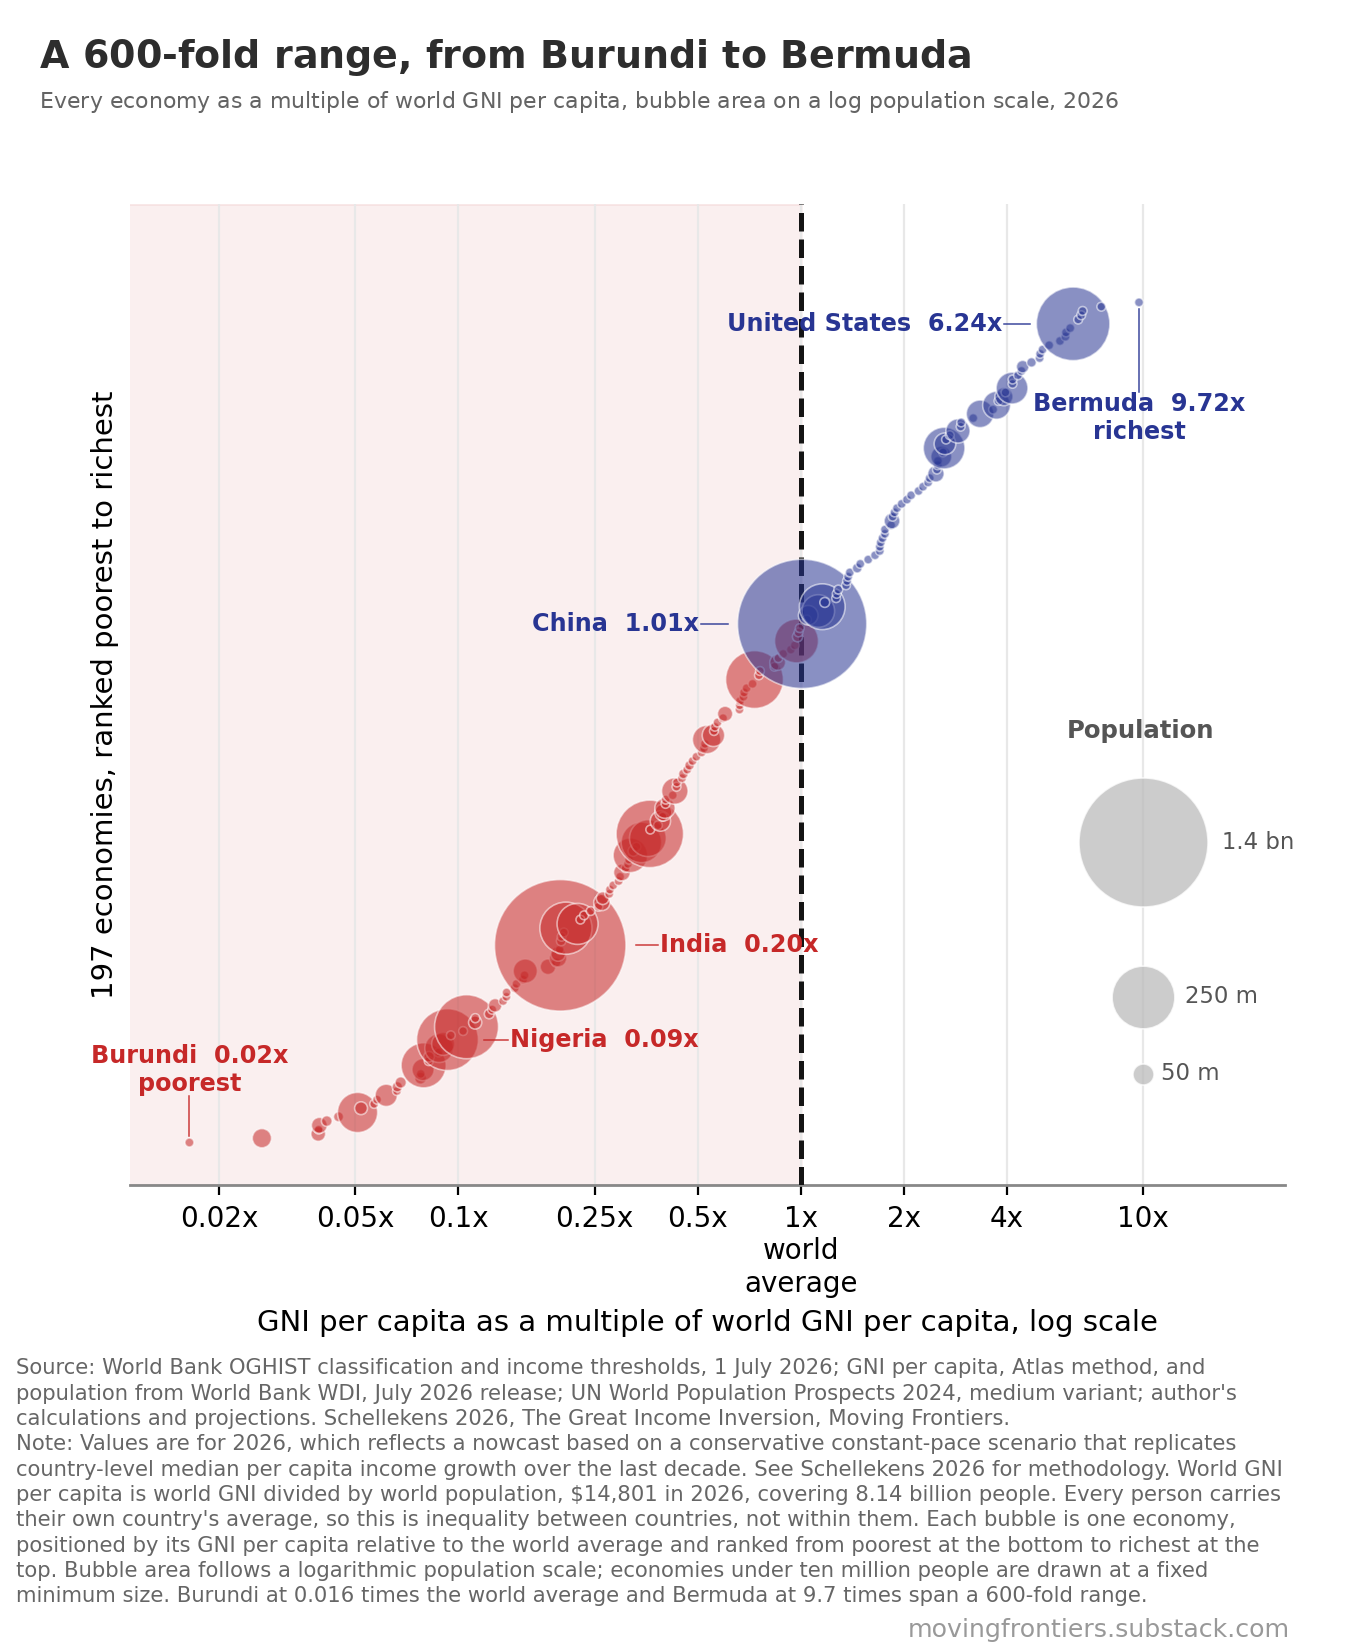

Here is the Python script that generated this plot:
"""Chart 5: every economy as a multiple of the world average.

Self-sufficient: the data this chart consumes are embedded below, frozen at the
July 2026 vintage. No external files, downloads or network access. Writes the png
of the same name. Run from any directory:
  python3 chart-5-economies-by-multiple-of-world-average-build.py
Requires Python 3 with numpy, matplotlib and Pillow.
"""
# ------------------------------------------------------------------ provenance
# Embedded data, frozen 29 August 2026 from the chart csv of the replication
# bundle for "If the World Were a Country, It Would Be a Very Strange One"
# (https://movingfrontiers.substack.com/p/the-world-turns-rich-this-year).
# Upstream sources: World Bank OGHIST classification and income thresholds,
# release of 1 July 2026; World Bank WDI, GNI per capita, Atlas method
# (NY.GNP.PCAP.CD) and population (SP.POP.TOTL), July 2026 release; UN World
# Population Prospects 2024, medium variant.
# Values for 2026 onward are not raw source data: they are the author's
# nowcast and projection (conservative constant-pace scenario), carried from
# the projection workbook into the bundle csv and frozen here.
# Do not replace the embedded table with a live download or API call: the
# output is pinned to this vintage and must keep running offline.
# The shared helper functions and the caption texts are duplicated verbatim
# across the five chart scripts of this folder; the duplication is deliberate
# so each file stays single-file self-sufficient.
# The caption's world GNI per capita of $14,801 is derived upstream and cannot
# be recomputed from the ratios embedded here; the 8.14 billion population
# total can be, and is asserted below.
import os
import numpy as np
import matplotlib; matplotlib.use('Agg')
import matplotlib.pyplot as plt
from PIL import Image, ImageDraw, ImageFont

RED='#C62828'; AMBER='#F9A825'; AMBERTXT='#B8860B'; INDIGO='#283593'; INK='#141414'

SRC=("Source: World Bank OGHIST classification and income thresholds, 1 July 2026; GNI per capita, Atlas method, and population from "
"World Bank WDI, July 2026 release; UN World Population Prospects 2024, medium variant; author's calculations and projections. "
"Schellekens 2026, The Great Income Inversion, Moving Frontiers." + chr(10))
PROJ=("Note: Values are for 2026, which reflects a nowcast based on a conservative constant-pace scenario that replicates country-level "
"median per capita income growth over the last decade. See Schellekens 2026 for methodology. ")
CAVEAT=("World GNI per capita is world GNI divided by world population, $14,801 in 2026, covering 8.14 billion people. Every person "
"carries their own country's average, so this is inequality between countries, not within them. ")

def frame(figsize):
    plt.rcParams.update({'font.family':'DejaVu Sans','font.size':13,'axes.edgecolor':'#888',
     'axes.linewidth':1.0,'figure.facecolor':'white','xtick.labelsize':10,'ytick.labelsize':10})
    fig,ax=plt.subplots(figsize=figsize,dpi=200)
    ax.grid(axis='y',color='#E8E8E8',lw=0.8,zorder=0); ax.set_axisbelow(True)
    ax.spines['top'].set_visible(False); ax.spines['right'].set_visible(False)
    return fig,ax

# ---------------------------------------------------------------- shared helpers
def caption(fig, ax, cap, fs, url_on_last_line, gap_lines=2.0, use_xlabel=False):
    """Moving Frontiers caption block. The watermark either sits on the baseline of
    the last note line, or on its own line below it."""
    fig.canvas.draw(); r=fig.canvas.get_renderer()
    Wpx=fig.get_figwidth()*fig.dpi
    bots=[t.get_window_extent(r).y0 for t in ax.get_xticklabels() if t.get_text()]
    if use_xlabel and ax.xaxis.label.get_text():
        bots.append(ax.xaxis.label.get_window_extent(r).y0)
    xb=fig.transFigure.inverted().transform((0,min(bots)))[1]
    for lg in fig.legends:
        lb=lg.get_window_extent(r).transformed(fig.transFigure.inverted())
        if lb.y1<xb: xb=min(xb,lb.y0)
    LH=fs*1.2/(72*fig.get_figheight())
    pr=fig.text(0,0,'0',fontsize=fs); fig.canvas.draw()
    CW=pr.get_window_extent(fig.canvas.get_renderer()).width/Wpx; pr.remove()
    def w(t,size=fs):
        tt=fig.text(0,0,t,fontsize=size); fig.canvas.draw()
        v=tt.get_window_extent(fig.canvas.get_renderer()).width/Wpx; tt.remove(); return v
    URL='movingfrontiers.substack.com'; UFS=fs*1.2
    x0=0.012; right=1.0-70.0/Wpx
    full=right-x0
    lastmax=right-w(URL,UFS)-2.0*CW-x0 if url_on_last_line else full
    lines=[]
    for para in cap.split(chr(10)):
        cur=''
        for word in para.split():
            z=(cur+' '+word).strip()
            if w(z)<=full or not cur: cur=z
            else: lines.append(cur); cur=word
        lines.append(cur)
    if url_on_last_line:
        for _ in range(400):
            if w(lines[-1])>lastmax and ' ' in lines[-1]:
                h,_,t=lines[-1].rpartition(' '); lines[-1]=h; lines.append(t); continue
            if len(lines)>=2 and w(lines[-2])>lastmax and ' ' in lines[-2]:
                h,_,t=lines[-2].rpartition(' ')
                lines[-2]=h; lines[-1]=(t+' '+lines[-1]).strip(); continue
            break
        if len(lines)>=2:
            while ' ' in lines[-2]:
                h,_,t=lines[-2].rpartition(' ')
                cand=(t+' '+lines[-1]).strip()
                if w(cand)>lastmax: break
                if abs(w(cand)-w(h))>=abs(w(lines[-1])-w(lines[-2])): break
                lines[-2]=h; lines[-1]=cand
    top=xb-gap_lines*LH
    objs=[fig.text(x0,top-i*LH,ln,fontsize=fs,color='#666',va='top') for i,ln in enumerate(lines)]
    fig.canvas.draw(); r2=fig.canvas.get_renderer()
    lb=objs[-1].get_window_extent(r2).transformed(fig.transFigure.inverted())
    if url_on_last_line:
        fig.text(right,lb.y0,URL,ha='right',va='bottom',fontsize=UFS,color='#999')
        assert lb.y0>0.004,'caption runs off the canvas'
    else:
        fig.text(right,lb.y0-0.45*LH,URL,ha='right',va='top',fontsize=UFS,color='#999')
        assert lb.y0-0.45*LH>0.004,'caption runs off the canvas'
    print('  caption %d lines'%len(lines))

def title_band(path, title, sub, title_frac, sub_frac):
    """Composite the title and subtitle above the rendered figure with PIL, after
    cropping the figure to its ink, so a two-line title never squeezes the plot."""
    _ttf=os.path.join(matplotlib.get_data_path(),'fonts','ttf')
    FB=os.path.join(_ttf,'DejaVuSans-Bold.ttf')
    FR=os.path.join(_ttf,'DejaVuSans.ttf')
    if not os.path.isfile(FB): FB='/usr/share/fonts/truetype/dejavu/DejaVuSans-Bold.ttf'
    if not os.path.isfile(FR): FR='/usr/share/fonts/truetype/dejavu/DejaVuSans.ttf'
    assert os.path.isfile(FB) and os.path.isfile(FR), 'DejaVu Sans fonts not found in the matplotlib bundle or the system path'
    im=Image.open(path).convert('RGB')
    a=np.array(im.convert('L')); rr=np.where((a<250).sum(axis=1)>0)[0]
    im=im.crop((0,0,im.size[0],min(im.size[1],int(rr.max())+10)))
    W,H=im.size
    fs=int(W*title_frac); f1=ImageFont.truetype(FB,fs)
    fss=int(W*sub_frac);  f2=ImageFont.truetype(FR,fss)
    dd=ImageDraw.Draw(im); M=int(W*0.03); LIM=W-2*M
    def wrap(t,f):
        o=[];cur=''
        for x in t.split():
            z=(cur+' '+x).strip()
            if dd.textlength(z,font=f)<=LIM: cur=z
            else: o.append(cur); cur=x
        o.append(cur); return o
    tl=wrap(title,f1); sl=wrap(sub,f2)
    lh=int(fs*1.25); lhs=int(fss*1.35)
    bh=int(fs*0.85)+lh*len(tl)+int(fss*0.55)+lhs*len(sl)+int(fs*0.22)
    cv=Image.new('RGB',(W,H+bh),'white'); cv.paste(im,(0,bh))
    dr=ImageDraw.Draw(cv); y=int(fs*0.85)
    for ln in tl: dr.text((M,y),ln,font=f1,fill=(45,45,45)); y+=lh
    y+=int(fss*0.4)
    for ln in sl: dr.text((M,y),ln,font=f2,fill=(100,100,100)); y+=lhs
    cv.save(path,optimize=True)
    print('  wrote %s  %dx%d'%(path,cv.size[0],cv.size[1]))

# --------------------------------------------- embedded data (see provenance)
DATA=(  # (economy, ratio_to_world_average, population_millions), csv row order = rank poorest to richest,
       # on which np.argsort ties and the name-index lookups depend
('Burundi',0.0164,14.729),
('Afghanistan',0.0267,45.047),
('Madagascar',0.039,33.522),
('Central African Republic',0.0391,5.699),
('Mozambique',0.0393,36.64),
('Malawi',0.0413,22.786),
('Somalia, Fed. Rep.',0.0447,20.306),
('Congo, Dem. Rep.',0.0508,116.452),
('Niger',0.052,28.815),
('Sierra Leone',0.0568,8.997),
('Liberia',0.0579,5.854),
('Sudan',0.0616,53.283),
('Gambia, The',0.0662,2.884),
('Chad',0.0664,21.56),
('Burkina Faso',0.0679,24.602),
('Mali',0.0776,25.932),
('Guinea-Bissau',0.0777,2.298),
('Uganda',0.0789,52.761),
('Ethiopia',0.0792,138.902),
('Rwanda',0.082,14.89),
('Zambia',0.0821,22.522),
('Lesotho',0.0876,2.389),
('Tanzania',0.0879,72.564),
('Myanmar',0.0903,55.185),
('Nigeria',0.093,242.432),
('Togo',0.0951,8.777),
('Timor-Leste',0.1033,1.437),
('Pakistan',0.1057,259.3),
('Nepal',0.112,29.629),
('Benin',0.1121,15.17),
('Senegal',0.1231,19.367),
('Guinea',0.1256,15.442),
('Cameroon',0.1281,30.641),
('Comoros',0.1352,0.899),
('Solomon Islands',0.1382,0.858),
('Haiti',0.1384,12.038),
('Tajikistan',0.1461,10.979),
('Lao PDR',0.1479,7.974),
('Mauritania',0.1546,5.461),
('Congo, Rep.',0.1561,6.638),
('Kenya',0.1569,58.636),
('Ghana',0.1828,35.698),
('Zimbabwe',0.1931,17.274),
('Angola',0.1956,40.215),
("Côte d'Ivoire",0.1957,33.494),
('Papua New Guinea',0.1977,10.948),
('India',0.1985,1476.626),
('Cambodia',0.1997,18.051),
('Nicaragua',0.2003,7.097),
('Kyrgyz Republic',0.2033,7.449),
('Bangladesh',0.2062,177.818),
('Egypt, Arab Rep.',0.223,120.101),
('West Bank and Gaza',0.2273,5.514),
('Honduras',0.233,11.185),
('Lebanon',0.2435,5.897),
('Eswatini',0.2565,1.27),
('Uzbekistan',0.2626,37.724),
('Venezuela, RB',0.264,28.634),
('São Tomé and Príncipe',0.2759,0.245),
('Kiribati',0.2772,0.138),
('Djibouti',0.2834,1.199),
('Tunisia',0.2941,12.415),
('Namibia',0.2969,3.153),
('Morocco',0.3006,38.762),
('Bhutan',0.308,0.802),
('Vanuatu',0.313,0.343),
('Bolivia',0.3154,12.749),
('Iran, Islamic Rep.',0.3181,93.168),
('Sri Lanka',0.3244,21.867),
('Micronesia, Fed. Sts.',0.3313,0.114),
('Philippines',0.3426,117.724),
('Viet Nam',0.3578,102.177),
('Indonesia',0.3625,287.887),
('Jordan',0.3636,11.59),
('El Salvador',0.3829,6.391),
('Iraq',0.3892,48.007),
('Samoa',0.3949,0.221),
('Ukraine',0.397,39.536),
('Algeria',0.4015,48.028),
('Equatorial Guinea',0.4029,1.984),
('Cabo Verde',0.4034,0.53),
('Suriname',0.4229,0.645),
('South Africa',0.4289,65.453),
('Turkmenistan',0.4337,7.737),
('Fiji',0.4348,0.937),
('Mongolia',0.4502,3.609),
('Guatemala',0.4544,18.968),
('Paraguay',0.4663,7.095),
('Ecuador',0.4735,18.445),
('Tonga',0.4832,0.103),
('Libya',0.4959,7.54),
('Botswana',0.5139,2.603),
('Azerbaijan',0.5218,10.303),
('Belize',0.5252,0.429),
('Thailand',0.5311,71.56),
('Colombia',0.5561,53.936),
('Jamaica',0.5579,2.833),
('Gabon',0.5613,2.647),
('Kosovo',0.5715,1.57),
('Moldova',0.5932,2.333),
('Peru',0.6014,34.922),
('Georgia',0.6625,3.934),
('Belarus',0.6636,9.025),
('Armenia',0.6647,3.064),
('North Macedonia',0.6805,1.811),
('Tuvalu',0.6834,0.009),
('Marshall Islands',0.6951,0.035),
('Bosnia and Herzegovina',0.7234,3.114),
('Brazil',0.733,213.563),
('Dominican Republic',0.7551,11.61),
('Dominica',0.7602,0.066),
('Grenada',0.8382,0.117),
('Malaysia',0.8563,36.385),
('St. Vincent and the Grenadines',0.8604,0.099),
('Albania',0.8887,2.332),
('Maldives',0.9362,0.532),
('St. Lucia',0.9611,0.18),
('Mexico',0.972,132.998),
('Kazakhstan',0.9788,21.084),
('Mauritius',0.9853,1.241),
('Serbia',0.9934,6.503),
('China',1.0096,1403.424),
('Montenegro',1.0427,0.617),
('Argentina',1.0515,46.004),
('Türkiye',1.1255,86.114),
('Russian Federation',1.1556,142.912),
('Chile',1.1754,19.946),
('Trinidad and Tobago',1.2689,1.37),
('Costa Rica',1.2737,5.175),
('Bulgaria',1.2874,6.388),
('Panama',1.3562,4.626),
('Oman',1.3654,5.671),
('Seychelles',1.3756,0.125),
('Palau',1.391,0.018),
('Romania',1.4619,18.912),
('Nauru',1.4926,0.012),
('Curaçao',1.5742,0.156),
('French Polynesia',1.6485,0.283),
('Hungary',1.7016,9.468),
('Uruguay',1.702,3.383),
('Antigua and Barbuda',1.7128,0.095),
('St. Kitts and Nevis',1.7333,0.047),
('Latvia',1.7613,1.83),
('Greece',1.7618,10.37),
('Croatia',1.8362,3.85),
('Poland',1.8478,36.151),
('Slovak Republic',1.855,5.391),
('Barbados',1.879,0.283),
('Puerto Rico (U.S.)',1.9106,3.172),
('Bahrain',1.972,1.632),
('Guyana',2.0435,0.841),
('Portugal',2.1007,10.788),
('Lithuania',2.2084,2.855),
('Estonia',2.2764,1.353),
('Czechia',2.3559,10.803),
('Brunei Darussalam',2.3797,0.47),
('Saudi Arabia',2.482,37.615),
('Aruba',2.4988,0.109),
('Slovenia',2.5116,2.128),
('Cyprus',2.5148,1.382),
('Spain',2.5733,49.315),
('Bahamas, The',2.604,0.405),
('Japan',2.6226,122.69),
('Korea, Rep.',2.6376,51.618),
('Turks and Caicos Islands',2.656,0.047),
('Sint Maarten (Dutch part)',2.7241,0.044),
('Italy',2.8784,58.696),
('Kuwait',2.9306,4.94),
('Malta',2.9419,0.584),
('New Zealand',3.1896,5.361),
('France',3.3404,68.819),
('United Arab Emirates',3.6447,11.745),
('United Kingdom',3.7314,69.867),
('Finland',3.7806,5.645),
('Canada',3.9209,42.006),
('Israel',3.9622,10.262),
('Germany',4.1412,83.063),
('Austria',4.1545,9.202),
('Belgium',4.1553,11.958),
('Sweden',4.3101,10.641),
('Hong Kong SAR, China',4.4121,7.481),
('Australia',4.448,27.873),
('Netherlands',4.7209,18.188),
('Macao SAR, China',4.9838,0.687),
('Faeroe Islands',5.0016,0.055),
('Qatar',5.0844,3.027),
('Denmark',5.3141,6.03),
('Singapore',5.7159,6.148),
('Cayman Islands',5.9315,0.077),
('Isle of Man',5.9531,0.084),
('Ireland',6.1234,5.535),
('United States',6.2445,343.517),
('Iceland',6.46,0.396),
('Luxembourg',6.5909,0.694),
('Norway',6.6563,5.641),
('Switzerland',7.5469,9.133),
('Bermuda',9.7232,0.064),
)
nm=[t[0] for t in DATA]
r_=np.array([t[1] for t in DATA])
pop=np.array([t[2] for t in DATA])
o=np.argsort(r_)
assert len(DATA)==197, 'y-axis label: "197 economies, ranked poorest to richest"'
_bur=r_[nm.index('Burundi')]; _ber=r_[nm.index('Bermuda')]
assert round(float(_bur),3)==0.016, 'caption: "Burundi at 0.016 times the world average"'
assert round(float(_ber),1)==9.7, 'caption: "Bermuda at 9.7 times"'
assert round(float(_ber/_bur),-2)==600, 'title and caption: "A 600-fold range, from Burundi to Bermuda"'
assert round(float(pop.sum())/1000,2)==8.14, 'caption: "covering 8.14 billion people"'
XM=np.log10(1450)-1.0
def area(pm):
    if pm<10: return 10.0
    return 10+((np.log10(pm)-1.0)/XM)**3.4*2200
r=r_
fig,ax=frame((6.8,8.6))
fig.tight_layout(rect=[0.02,0.335,0.99,0.985])
ax.axvspan(1e-3,1,color=RED,alpha=0.07,zorder=0)
ax.axvline(1,ls='--',lw=1.8,color=INK,zorder=4)
yv=np.arange(len(o))
sz=np.array([area(p) for p in pop[o]])
col=[RED if x<1 else INDIGO for x in r[o]]
ax.scatter(r[o],yv,s=sz,c=col,alpha=0.55,edgecolors='white',linewidths=0.6,zorder=5)
ax.set_xscale('log'); ax.set_xlim(0.011,26); ax.set_ylim(-10,len(o)+22)
ax.set_yticks([])
ticks=[0.02,0.05,0.1,0.25,0.5,1,2,4,10]
ax.set_xticks(ticks); ax.set_xticklabels(['0.02x','0.05x','0.1x','0.25x','0.5x','1x'+chr(10)+'world'+chr(10)+'average','2x','4x','10x'])
ax.minorticks_off()
ax.grid(axis='x',color='#E8E8E8',lw=0.8,zorder=0); ax.grid(axis='y',visible=False)
ax.spines['left'].set_visible(False)
fig.canvas.draw(); REN=fig.canvas.get_renderer()
CX,CY=ax.transData.transform(np.column_stack([r[o],yv])).T
RAD=np.sqrt(sz/np.pi)*fig.dpi/72.0
placed=[]
def clear(bb,skip_row):
    for i,(cx,cy,rad) in enumerate(zip(CX,CY,RAD)):
        if i==skip_row: continue
        nx=min(max(cx,bb.x0),bb.x1); ny=min(max(cy,bb.y0),bb.y1)
        if (nx-cx)**2+(ny-cy)**2 < (rad+2.0)**2: return False
    for pb in placed:
        if bb.x0<pb.x1+3 and pb.x0<bb.x1+3 and bb.y0<pb.y1+3 and pb.y0<bb.y1+3: return False
    ab=ax.get_window_extent(REN)
    if bb.x0<ab.x0+2 or bb.x1>ab.x1-2 or bb.y0<ab.y0+2 or bb.y1>ab.y1-2: return False
    return True
def lbl(name,prefer='left',fixed=None,vert=False,two=False):
    i=[k for k,x in enumerate(nm) if x==name]
    if not i: return
    i=i[0]; row=list(o).index(i)
    txt='%s  %.2fx'%(name,r[i])
    if two: txt='%s  %.2fx'%(name,r[i])+chr(10)+('poorest' if r[i]<1 else 'richest')
    c=RED if r[i]<1 else INDIGO
    inv=ax.transData.inverted()
    if fixed is not None:
        ha,dx,dy=fixed
        t=ax.text(r[i]*dx,row+dy,txt,fontsize=8.6,fontweight='bold',color=c,ha=ha,va='center',zorder=10)
        fig.canvas.draw(); bb=t.get_window_extent(REN); placed.append(bb)
        cx,cy,rad=CX[row],CY[row],RAD[row]
        if vert:
            lx=(bb.x0+bb.x1)/2; ye=bb.y1 if dy<0 else bb.y0
            (a0,b0)=inv.transform((lx,cy-rad-1.5 if dy<0 else cy+rad+1.5)); (a1,b1)=inv.transform((lx,ye))
            ax.plot([a0,a1],[b0,b1],color=c,lw=0.55,alpha=0.9,zorder=8)
        else:
            px=min(max(cx,bb.x0),bb.x1); py=min(max(cy,bb.y0),bb.y1)
            d=np.hypot(px-cx,py-cy)
            if d>rad+3:
                ux,uy=(px-cx)/d,(py-cy)/d
                (a0,b0)=inv.transform((cx+ux*(rad+1.5),cy+uy*(rad+1.5)))
                (a1,b1)=inv.transform((px-ux*1.5,py-uy*1.5))
                ax.plot([a0,a1],[b0,b1],color=c,lw=0.55,alpha=0.9,zorder=8)
        return
    sides=[('right',0.62),('left',1.6),('right',0.42),('left',2.3),('right',0.30),('left',3.2)]
    if prefer=='right': sides=[s for s in sides if s[0]=='left']+[s for s in sides if s[0]=='right']
    best=None
    for dy in (0,10,-10,20,-20,30,-30,42,-42,56,-56,72):
        for ha,dx in sides:
            t=ax.text(r[i]*dx,row+dy,txt,fontsize=8.6,fontweight='bold',color=c,ha=ha,va='center',zorder=10)
            fig.canvas.draw(); bb=t.get_window_extent(REN)
            if clear(bb,row): best=(t,bb,ha,dx,dy); break
            t.remove()
        if best: break
    if best is None:
        t=ax.text(r[i]*0.62,row,txt,fontsize=8.6,fontweight='bold',color=c,ha='right',va='center',zorder=10)
        fig.canvas.draw(); best=(t,t.get_window_extent(REN),'right',0.62,0)
        print('   !! no clear slot for',name)
    t,bb,ha,dx,dy=best; placed.append(bb)
    cx,cy,rad=CX[row],CY[row],RAD[row]
    px=min(max(cx,bb.x0),bb.x1); py=min(max(cy,bb.y0),bb.y1)
    d=np.hypot(px-cx,py-cy)
    if d>rad+3:
        ux,uy=(px-cx)/d,(py-cy)/d
        (dx0,dy0)=inv.transform((cx+ux*(rad+1.5),cy+uy*(rad+1.5)))
        (dx1,dy1)=inv.transform((px-ux*1.5,py-uy*1.5))
        ax.plot([dx0,dx1],[dy0,dy1],color=c,lw=0.55,alpha=0.9,zorder=8)
US_ROW=list(o).index([k for k,x in enumerate(nm) if x=='United States'][0])
BM_ROW=list(o).index([k for k,x in enumerate(nm) if x=='Bermuda'][0])
lbl('Bermuda',fixed=('center',1.0,-(BM_ROW-US_ROW)-22),vert=True,two=True)
lbl('United States')
lbl('China',fixed=('right',0.50,0))
lbl('India',fixed=('left',1.95,0))
lbl('Nigeria',fixed=('left',1.52,0))
lbl('Burundi',fixed=('center',1.0,17),vert=True,two=True)
LEG=[(1400,'1.4 bn'),(250,'250 m'),(50,'50 m')]
lx=10.0; legrows=[70,34,16]
ax.text(lx*0.60,legrows[0]+26,'Population',fontsize=8.8,fontweight='bold',color='#555',ha='left',va='center')
for (pv,plab),ry in zip(LEG,legrows):
    a=area(pv)
    ax.scatter([lx],[ry],s=a,c='#BBBBBB',alpha=0.75,edgecolors='white',linewidths=0.6,zorder=5)
    x_pt=ax.transData.transform((lx,ry))[0]+np.sqrt(a/np.pi)*fig.dpi/72.0+6
    ax.text(ax.transData.inverted().transform((x_pt,0))[0],ry,plab,fontsize=8.2,color='#555',ha='left',va='center')
ax.set_xlabel('GNI per capita as a multiple of world GNI per capita, log scale',fontsize=10.5)
ax.set_ylabel('197 economies, ranked poorest to richest',fontsize=10.5)
caption(fig,ax,SRC+PROJ+CAVEAT+("Each bubble is one economy, positioned by its GNI per capita relative to the world average and "
 "ranked from poorest at the bottom to richest at the top. Bubble area follows a logarithmic population scale; economies under ten "
 "million people are drawn at a fixed minimum size. Burundi at 0.016 times the world average and Bermuda at 9.7 times span a 600-fold "
 "range."),7.6,url_on_last_line=False,gap_lines=0.85,use_xlabel=True)
fig.savefig('chart-5-economies-by-multiple-of-world-average.png',dpi=200); plt.close(fig)
title_band('chart-5-economies-by-multiple-of-world-average.png','A 600-fold range, from Burundi to Bermuda',
 'Every economy as a multiple of world GNI per capita, bubble area on a log population scale, 2026',0.0285,0.0168)
